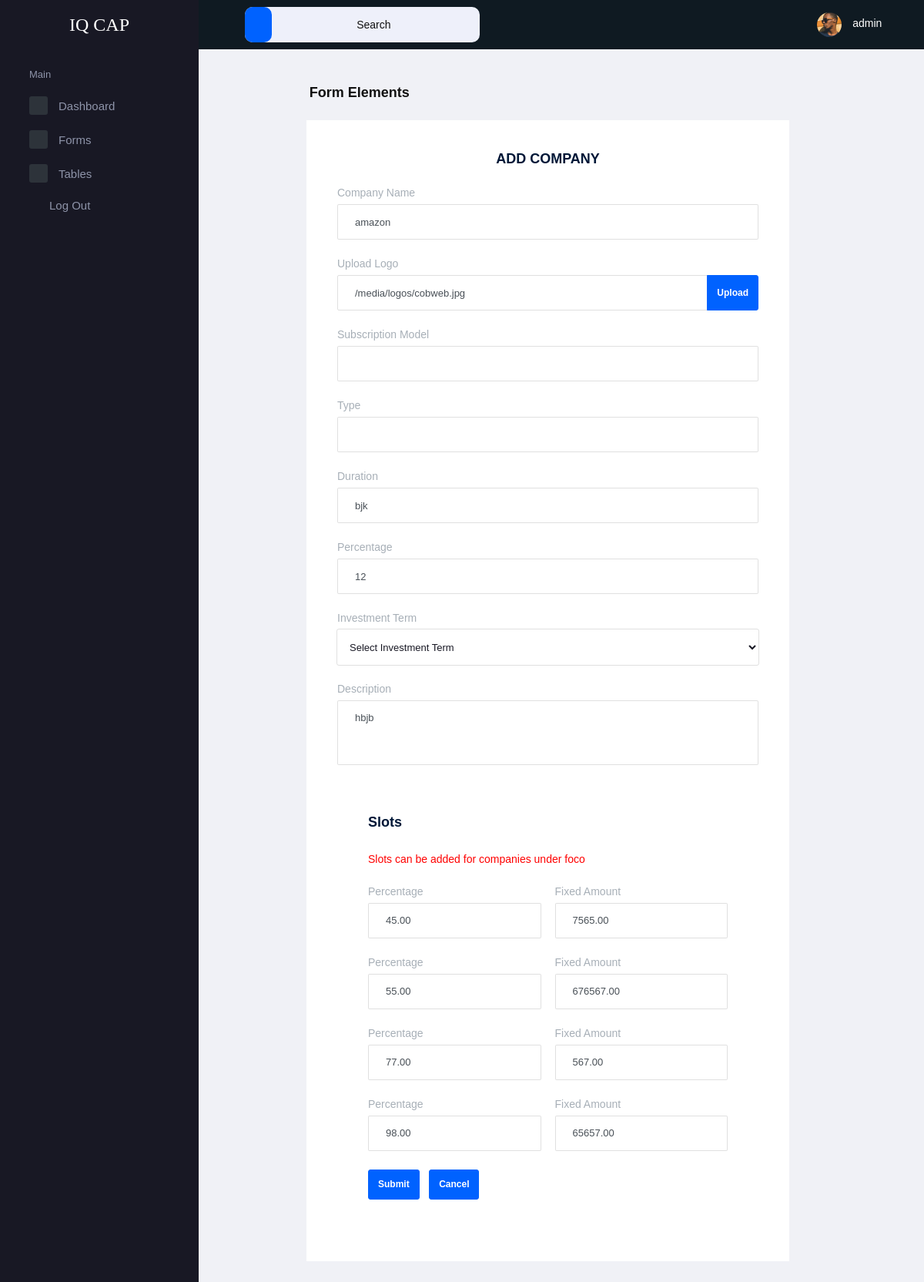
The page /companies/edit/2/ (signed in) on the database its author committed.
### appback/models.py (models this page shows, shortened)
class Company(models.Model):
    name = models.CharField(max_length=255)
    logo = models.ImageField(upload_to='logos/')
    description = models.TextField()
    bussiness_model = models.CharField(max_length=255)
    revenue_model = models.CharField(max_length=255,null=True,blank=True)
    industry = models.CharField(max_length=255,null=True,blank=True)
    duration = models.CharField(max_length=255)
    business_stage = models.CharField(max_length=255)
    hq = models.CharField(max_length=255,null=True,blank=True)
    year_founded=models.IntegerField(null=True,blank=True)
    percentage = models.CharField(max_length=255)
    investment_term = models.ForeignKey(InvestmentTerm, related_name='companies', on_delete=models.CASCADE)
    brochureUrl=models.URLField(max_length=255,null=True,blank=True)

class Slot(models.Model):
    investment_term = models.ForeignKey(InvestmentTerm, related_name='slots', on_delete=models.CASCADE)
    company = models.ForeignKey(Company, related_name='slots', on_delete=models.CASCADE)
    percentage = models.DecimalField(max_digits=5, decimal_places=2)
    fixed_amount = models.DecimalField(max_digits=10, decimal_places=2)
    filled = models.BooleanField(default=False)
    slot_type=models.CharField(max_length=255,null=True,blank=True)

### adminapp/views.py (the view)
    def _wrapped_view_func(request, *args, **kwargs):
        if 'admin_id' not in request.session:
            return redirect('adminapp:login')
        return view_func(request, *args, **kwargs)

### adminapp/views.py (called while the page is built, shortened)
def admin_required(view_func):
    def _wrapped_view_func(request, *args, **kwargs):
        if 'admin_id' not in request.session:
            return redirect('adminapp:login')
        return view_func(request, *args, **kwargs)
    return _wrapped_view_func

@admin_required
def edit_company(request,company_id):
    investment_terms = InvestmentTerm.objects.filter(id__in=['3','4'])
    edit_company=Company.objects.filter(id=company_id)
    edit_slot=Slot.objects.filter(company=company_id)
    edit_eqAP=eqAP.objects.filter(company=company_id)
    context = {'investment_term': investment_terms,'edit_company':edit_company,'edit_slot':edit_slot,'edit_eqAP':edit_eqAP}
    return render(request, 'edit_company.html', context)

### adminapp/templates/edit_company.html (shortened to what this page needs)
{% extends 'index.html' %}
{% load static %}
{% block nav %}
<div class="main-panel">
    <div class="content-wrapper">
        <div class="page-header">
            <h3 class="page-title" style="margin-left: 10%;"> Form Elements </h3>
        </div>
        <div class="row" style="margin-left: 10%;">
            <div class="col-10 grid-margin stretch-card">
                <div class="card">
                    <div class="card-body">
                        <h4 class="card-title text-center">ADD COMPANY</h4>
                        <form class="forms-sample" method="post" enctype="multipart/form-data">
                            {% for i in edit_company %}
                            <div class="form-group">
                                <label for="exampleInputName1">Company Name</label>
                                <input type="text" class="form-control" id="exampleInputName1" value="{{i.name}}"
                                    name="name">
                            </div>
                            <div class="form-group">
                                <label>Upload Logo</label>
                                <div class="input-group col-xs-12">
                                    <input type="text" class="form-control file-upload-info" id="file-upload-info"
                                        disabled placeholder="Upload Image" value="{{ i.logo.url }}">
                                    <span class="input-group-append">
                                        <button class="file-upload-browse btn btn-primary" type="button"
                                            onclick="document.getElementById('logo-upload').click();">Upload</button>
                                    </span>
                                </div>
                            </div>
                            <div class="form-group">
                                <label for="exampleInputCity1">Subscription Model</label>
                                <input type="text" class="form-control" id="exampleInputCity1"
                                    value="{{i.subscription_model}}" name="subscription_model">
                            </div>
                            <div class="form-group">
                                <label for="exampleInputCity1">Type</label>
                                <input type="text" class="form-control" id="exampleInputCity1" value="{{i.type}}"
                                    name="type">
                            </div>
                            <div class="form-group">
                                <label for="exampleInputCity1">Duration</label>
                                <input type="text" class="form-control" id="exampleInputCity1" value="{{i.duration}}"
                                    name="duration">
                            </div>
                            <div class="form-group">
                                <label for="exampleInputCity1">Percentage</label>
                                <input type="number" step="0.01" class="form-control" id="exampleInputCity1"
                                    value="{{i.percentage}}" name="percentage">
                            </div>
                            <div class="form-group">
                                <label for="exampleSelectInvestmentTerm">Investment Term</label>
                                <select class="form-control" id="exampleSelectInvestmentTerm" name="investment_term">
                                    <option selected disabled>Select Investment Term</option>
                                </select>
                            </div>
                            <div class="form-group">
                                <label for="exampleTextarea1">Description</label>
                                <textarea class="form-control" id="exampleTextarea1" rows="4"
                                    name="description">{{ i.description }}</textarea>
                            </div>
                            {% endfor %}
                            <div class="card-body" id="slotsSection">
                                <h4 class="card-title">Slots</h4>
                                <p class="card-description" style="color: red;">
                                    Slots can be added for companies under foco
                                </p>
                                {% for i in edit_slot %}
                                <div class="form-group row">
                                    <div class="col">
                                        <label>Percentage</label>
                                        <div id="the-basics">
                                            <input class="typeahead" type="number"
                                                name="slot_percentage_{{ forloop.counter }}" value="{{ i.percentage }}">
                                        </div>
                                    </div>
                                    <div class="col">
                                        <label>Fixed Amount</label>
                                        <div id="bloodhound">
                                            <input class="typeahead" type="number"
                                                name="slot_fixed_amount_{{ forloop.counter }}"
                                                value="{{ i.fixed_amount }}">
                                        </div>
                                    </div>
                                </div>
                                {% endfor %}
                                <button type="submit" class="btn btn-primary mr-2">Submit</button>
                                <a href="{% url 'adminapp:company_list' %}"> <button type="submit"
                                        class="btn btn-primary mr-2">Cancel</button> </a>
                        </form>
                    </div>
                </div>
            </div>
            {% endblock %}

### adminapp/templates/index.html (shortened to what this page needs)
<!DOCTYPE html>
{% load static %}
<html lang="en">
<head>
  <link rel="stylesheet" href="{% static 'assets/vendors/mdi/css/materialdesignicons.min.css' %}">
  <link rel="stylesheet" href="{% static 'assets/vendors/flag-icon-css/css/flag-icon.min.css' %}">
  <link rel="stylesheet" href="{% static 'assets/vendors/css/vendor.bundle.base.css' %}">
  <link rel="stylesheet" href="{% static 'assets/vendors/font-awesome/css/font-awesome.min.css' %}" />
  <link rel="stylesheet" href="{% static 'assets/vendors/bootstrap-datepicker/bootstrap-datepicker.min.css' %}">
  <link rel="stylesheet" href="{% static 'assets/css/style.css' %}">
</head>
<body>
  <div class="container-scroller">
    <nav class="navbar default-layout-navbar col-lg-12 col-12 p-0 fixed-top d-flex flex-row" style="background-color: rgb(15, 26, 34);">
      <div class="text-center navbar-brand-wrapper d-flex align-items-center justify-content-center">
        <a class="navbar-brand brand-logo " href="#"
          style="color: white; font-family:Georgia, 'Times New Roman', Times, serif;">IQ CAP</a>
      </div>
      <div class="navbar-menu-wrapper d-flex align-items-stretch">
        <button class="navbar-toggler navbar-toggler align-self-center" type="button" data-toggle="minimize">
          <span class="mdi mdi-menu"></span>
        </button>
        <div class="search-field d-none d-xl-block" >
          <form class="d-flex align-items-center h-100" action="#">
            <div class="input-group" style="border-radius: 10px;">
              <div class="input-group-prepend  bg-primary" style="border-radius: 10px;">
                <i style="color: rgb(255, 255, 255);" class="input-group-text border-0 mdi mdi-magnify"></i>
              </div>
              <input type="text" class="form-control text-center bg-transparent border-0" placeholder="Search ">
            </div>
          </form>
        </div>
        <ul class="navbar-nav navbar-nav-right">
          <li class="nav-item nav-profile dropdown">
            <a class="nav-link dropdown-toggle" id="profileDropdown" href="#" data-toggle="dropdown"
              aria-expanded="false">
              <div class="nav-profile-img">
                <img src="{% static 'assets/images/faces/face25.jpg' %}" alt="image">
              </div>
              <div class="nav-profile-text">
                <p class="mb-1 text-white">{{ user.username }}</p>
              </div>
            </a>
          </li>
        </ul>
      </div>
    </nav>
    <div class="container-fluid page-body-wrapper">
      <nav class="sidebar sidebar-offcanvas" id="sidebar">
        <ul class="nav">
          <li class="nav-item nav-category">Main</li>
          <li class="nav-item">
            <a class="nav-link" href="{% url 'adminapp:index' %}">
              <span class="icon-bg"><i class="mdi mdi-cube menu-icon"></i></span>
              <span class="menu-title">Dashboard</span>
            </a>
          </li>
          <li class="nav-item">
            <a class="nav-link" data-toggle="collapse" href="#ui-basic" aria-expanded="false" aria-controls="ui-basic">
              <span class="icon-bg"><i class="mdi mdi-crosshairs-gps menu-icon"></i></span>
              <span class="menu-title">Forms</span>
              <i class="menu-arrow"></i>
            </a>
          </li>
          <li class="nav-item">
            <a class="nav-link" data-toggle="collapse" href="#tables" aria-expanded="false" aria-controls="tables">
              <span class="icon-bg"><i class="mdi mdi-table-large menu-icon"></i></span>
              <span class="menu-title">Tables</span>
              <i class="menu-arrow"></i>
            </a>
          </li>
          <li class="nav-item sidebar-user-actions">
            <div class="sidebar-user-menu">
              <a href="{% url 'adminapp:logout' %}" class="nav-link"><i class="mdi mdi-logout menu-icon"></i>
                <span class="menu-title">Log Out</span></a>
            </div>
          </li>
        </ul>
      </nav>
      {% block nav %}{% endblock %}
</body>
</html>

### rows shown on the page
Company: name "amazon", logo "/media/logos/cobweb.jpg", duration "bjk", percentage "12", description "hbjb"
Slot: percentage "45.00", fixed_amount "7565.00"
Slot: percentage "55.00", fixed_amount "676567.00"
Slot: percentage "77.00", fixed_amount "567.00"
Slot: percentage "98.00", fixed_amount "65657.00"

### other values the page prints
{{ user.username }} "admin"
